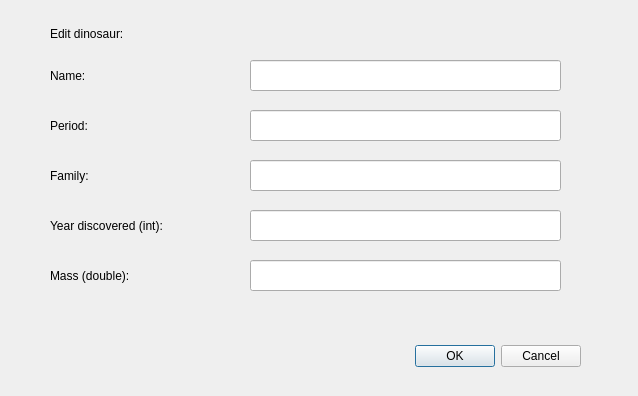
<?xml version="1.0" encoding="UTF-8"?>
<ui version="4.0">
 <class>edit_d</class>
 <widget class="QDialog" name="edit_d">
  <property name="geometry">
   <rect>
    <x>0</x>
    <y>0</y>
    <width>638</width>
    <height>396</height>
   </rect>
  </property>
  <property name="windowTitle">
   <string>Edit this dinosaur</string>
  </property>
  <widget class="QLineEdit" name="per">
   <property name="geometry">
    <rect>
     <x>250</x>
     <y>110</y>
     <width>311</width>
     <height>31</height>
    </rect>
   </property>
   <property name="text">
    <string/>
   </property>
  </widget>
  <widget class="QLabel" name="label">
   <property name="geometry">
    <rect>
     <x>50</x>
     <y>20</y>
     <width>231</width>
     <height>27</height>
    </rect>
   </property>
   <property name="text">
    <string>Edit dinosaur:</string>
   </property>
  </widget>
  <widget class="QLabel" name="label_4">
   <property name="geometry">
    <rect>
     <x>50</x>
     <y>160</y>
     <width>181</width>
     <height>31</height>
    </rect>
   </property>
   <property name="text">
    <string>Family:</string>
   </property>
  </widget>
  <widget class="QLineEdit" name="fam">
   <property name="geometry">
    <rect>
     <x>250</x>
     <y>160</y>
     <width>311</width>
     <height>31</height>
    </rect>
   </property>
  </widget>
  <widget class="QLabel" name="label_6">
   <property name="geometry">
    <rect>
     <x>50</x>
     <y>260</y>
     <width>181</width>
     <height>31</height>
    </rect>
   </property>
   <property name="text">
    <string>Mass (double):</string>
   </property>
  </widget>
  <widget class="QDialogButtonBox" name="buttonBox_2">
   <property name="geometry">
    <rect>
     <x>240</x>
     <y>340</y>
     <width>341</width>
     <height>32</height>
    </rect>
   </property>
   <property name="orientation">
    <enum>Qt::Horizontal</enum>
   </property>
   <property name="standardButtons">
    <set>QDialogButtonBox::Cancel|QDialogButtonBox::Ok</set>
   </property>
  </widget>
  <widget class="QLineEdit" name="mass">
   <property name="geometry">
    <rect>
     <x>250</x>
     <y>260</y>
     <width>311</width>
     <height>31</height>
    </rect>
   </property>
  </widget>
  <widget class="QLabel" name="label_5">
   <property name="geometry">
    <rect>
     <x>50</x>
     <y>210</y>
     <width>181</width>
     <height>31</height>
    </rect>
   </property>
   <property name="text">
    <string>Year discovered (int):</string>
   </property>
  </widget>
  <widget class="QLabel" name="label_2">
   <property name="geometry">
    <rect>
     <x>50</x>
     <y>60</y>
     <width>181</width>
     <height>31</height>
    </rect>
   </property>
   <property name="text">
    <string>Name:</string>
   </property>
  </widget>
  <widget class="QLabel" name="label_3">
   <property name="geometry">
    <rect>
     <x>50</x>
     <y>110</y>
     <width>181</width>
     <height>31</height>
    </rect>
   </property>
   <property name="text">
    <string>Period:</string>
   </property>
  </widget>
  <widget class="QLineEdit" name="name">
   <property name="geometry">
    <rect>
     <x>250</x>
     <y>60</y>
     <width>311</width>
     <height>31</height>
    </rect>
   </property>
  </widget>
  <widget class="QLineEdit" name="disc">
   <property name="geometry">
    <rect>
     <x>250</x>
     <y>210</y>
     <width>311</width>
     <height>31</height>
    </rect>
   </property>
  </widget>
 </widget>
 <resources/>
 <connections/>
</ui>
